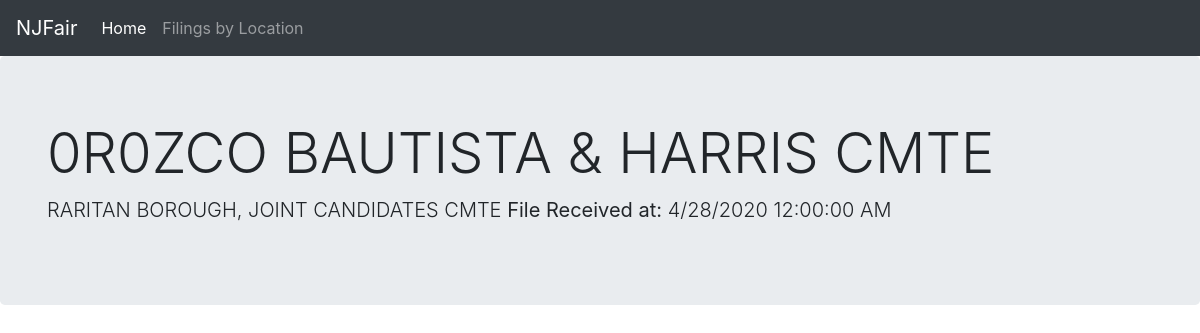
The app's page /candidates/2 with its own data.
### app.py (models this page shows)
class Candidates(db.Model):
    __tablename__ = 'gen_entitylistings2020'
    __table_args__ = {'extend_existing': True}
    NAME = db.Column(db.Text, primary_key=True)

### app.py (the view)
@app.route('/candidates/<slug>')
def detail(slug):
    loc_candidacy = Candidates.query.filter_by(SLUG=slug).first()
    return render_template('detail.html', loc_candidacy=loc_candidacy)

### templates/detail.html (shortened to what this page needs)
{% extends 'layout.html' %}
{% block content %}
<div class="jumbotron">
  <div class="container">
      <h1 class="display-4">{{ loc_candidacy.NAME }}</h1>
        <p class="lead">{{ loc_candidacy.LOCATION }}, {{ loc_candidacy.OFFICE }} <strong> File Received at: </strong> {{ loc_candidacy.DATE_RECEIVED }}</p>
    </div>
</div>
{% endblock %}

### records on screen
Candidates: NAME "0R0ZCO BAUTISTA & HARRIS CMTE", LOCATION "RARITAN BOROUGH", OFFICE "JOINT CANDIDATES CMTE", DATE_RECEIVED "4/28/2020 12:00:00 AM"
